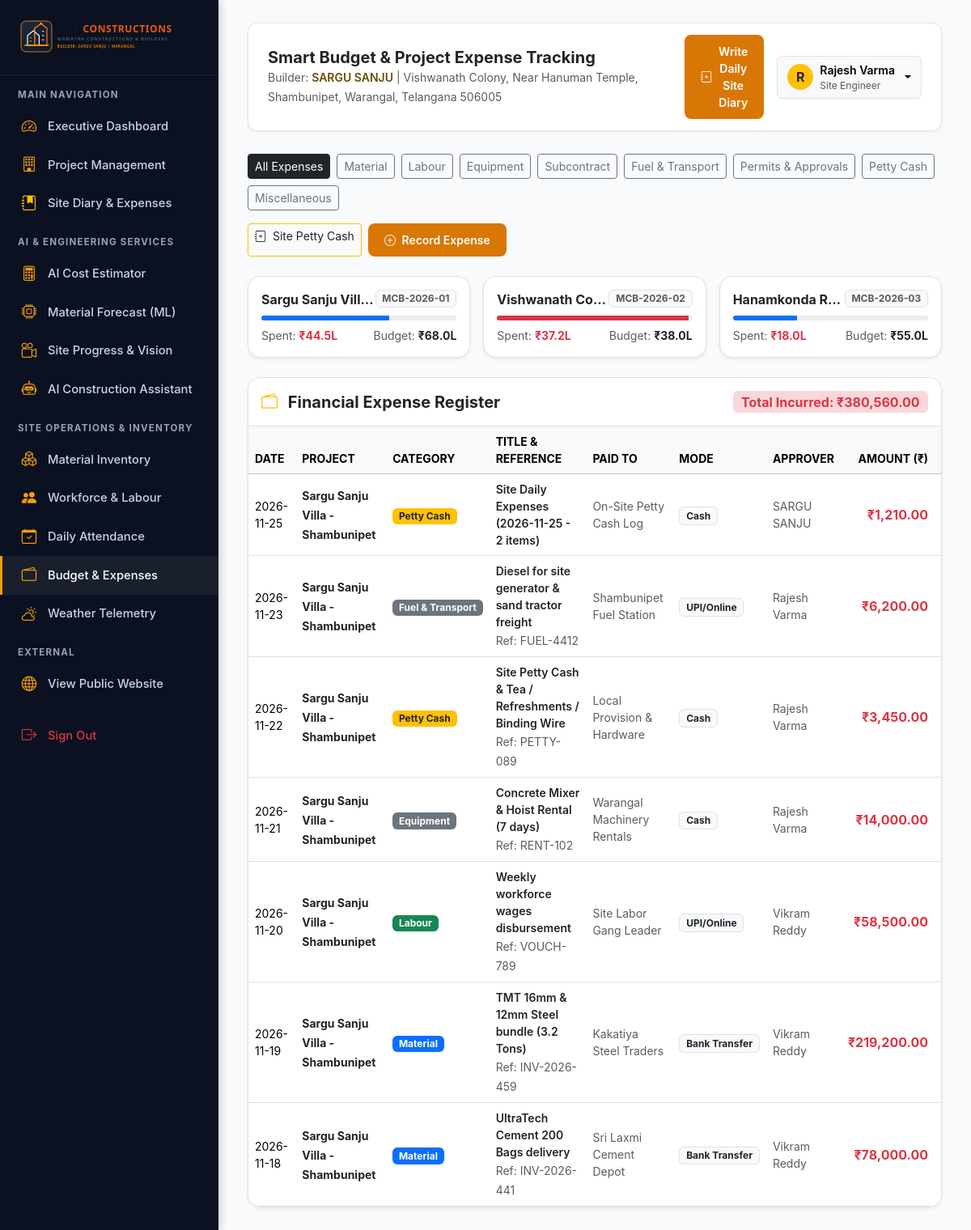
Page /expenses (signed in) on the committed database.
### tables this page shows
CREATE TABLE users (
        id INTEGER PRIMARY KEY AUTOINCREMENT,
        username TEXT UNIQUE NOT NULL,
        email TEXT UNIQUE NOT NULL,
        password_hash TEXT NOT NULL,
        full_name TEXT NOT NULL,
        role TEXT NOT NULL CHECK(role IN ('Administrator', 'Project Manager', 'Site Engineer', 'Inventory Manager')),
        phone TEXT,
        created_at TIMESTAMP DEFAULT CURRENT_TIMESTAMP
    );

CREATE TABLE projects (
        id INTEGER PRIMARY KEY AUTOINCREMENT,
        name TEXT NOT NULL,
        code TEXT UNIQUE NOT NULL,
        client_name TEXT NOT NULL,
        client_phone TEXT,
        location TEXT NOT NULL,
        building_type TEXT NOT NULL,
        plot_area REAL NOT NULL,
        built_up_area REAL NOT NULL,
        floors INTEGER NOT NULL DEFAULT 1,
        budget REAL NOT NULL,
        actual_cost REAL DEFAULT 0.0,
        start_date DATE NOT NULL,
        deadline DATE NOT NULL,
        status TEXT NOT NULL DEFAULT 'Planning' CHECK(status IN ('Planning', 'In Progress', 'Completed', 'Delayed', 'On Hold')),
        completion_percentage REAL DEFAULT 0.0,
        project_manager_id INTEGER,
        site_engineer_id INTEGER,
        description TEXT,
        created_at TIMESTAMP DEFAULT CURRENT_TIMESTAMP,
        FOREIGN KEY (project_manager_id) REFERENCES users(id) ON DELETE SET NULL,
        FOREIGN KEY (site_engineer_id) REFERENCES users(id) ON DELETE SET NULL
    );

CREATE TABLE expenses (
        id INTEGER PRIMARY KEY AUTOINCREMENT,
        project_id INTEGER NOT NULL,
        expense_category TEXT NOT NULL CHECK(expense_category IN ('Material', 'Labour', 'Equipment', 'Subcontract', 'Fuel & Transport', 'Permits & Approvals', 'Petty Cash', 'Miscellaneous')),
        title TEXT NOT NULL,
        amount REAL NOT NULL,
        payment_mode TEXT NOT NULL DEFAULT 'Cash' CHECK(payment_mode IN ('Cash', 'UPI/Online', 'Bank Transfer', 'Cheque')),
        paid_to TEXT,
        receipt_number TEXT,
        receipt_image TEXT,
        expense_date DATE NOT NULL,
        approved_by_id INTEGER,
        notes TEXT,
        created_at TIMESTAMP DEFAULT CURRENT_TIMESTAMP,
        FOREIGN KEY (project_id) REFERENCES projects(id) ON DELETE CASCADE,
        FOREIGN KEY (approved_by_id) REFERENCES users(id) ON DELETE SET NULL
    );

### routes/expenses.py (the view)
@expenses_bp.route('/expenses')
@login_required
def index():
    project_id = request.args.get('project_id')
    category_filter = request.args.get('category')
    conn = get_db_connection()
    query = """
        SELECT e.*, p.name as project_name, p.code as project_code, u.full_name as approved_by_name
        FROM expenses e
        JOIN projects p ON e.project_id = p.id
        LEFT JOIN users u ON e.approved_by_id = u.id
        WHERE 1=1
    """
    params = []
    if project_id:
        query += " AND e.project_id = ?"
        params.append(project_id)
    if category_filter:
        query += " AND e.expense_category = ?"
        params.append(category_filter)
    query += " ORDER BY e.expense_date DESC, e.id DESC"
    expenses = conn.execute(query, params).fetchall()
    projects = conn.execute("SELECT id, name, code, budget, actual_cost FROM projects").fetchall()
    categories = ['Material', 'Labour', 'Equipment', 'Subcontract', 'Fuel & Transport', 'Permits & Approvals', 'Petty Cash', 'Miscellaneous']
    total_spent = sum(float(e['amount']) for e in expenses)
    conn.close()
    return render_template(
        'expenses.html',
        expenses=expenses,
        projects=projects,
        categories=categories,
        selected_project=int(project_id) if project_id else None,
        selected_category=category_filter,
        total_spent=round(total_spent, 2),
        today=date.today().strftime('%Y-%m-%d')
    )

### app.py (called while the page is built)
@app.context_processor
def inject_global_data():
    return {
        "company_name": "MAMATHA CONSTRUCTIONS & BUILDERS",
        "company_short": "MCB CONSTRUCTIONS",
        "primary_builder": "SARGU SANJU",
        "office_address": "Vishwanath Colony, Near Hanuman Temple, Shambunipet, Warangal, Telangana 506005",
        "primary_phone": "7386181866",
        "current_user": session,
        "current_year": 2026,
        "current_lang": session.get('lang', 'en')
    }

### database/db.py (called while the page is built)
def get_db_connection():
    conn = sqlite3.connect(DB_PATH)
    conn.row_factory = sqlite3.Row
    conn.execute("PRAGMA foreign_keys = ON;")
    return conn

### routes/auth.py (called while the page is built)
def login_required(f):
    @wraps(f)
    def decorated_function(*args, **kwargs):
        if 'user_id' not in session:
            flash('Please log in to access this page.', 'warning')
            return redirect(url_for('auth.login', next=request.url))
        return f(*args, **kwargs)
    return decorated_function

### templates/expenses.html (shortened to what this page needs)
{% extends "base.html" %}
{% block page_title %}Smart Budget &amp; Project Expense Tracking{% endblock %}
{% block content %}
<div class="d-flex flex-wrap justify-content-between align-items-center mb-4 gap-3">
  <div class="d-flex gap-2 flex-wrap">
    <a href="{{ url_for('expenses.index') }}" class="btn btn-sm {% if not selected_category and not selected_project %}btn-dark{% else %}btn-outline-dark{% endif %}">
      All Expenses
    </a>
    {% for cat in categories %}
    <a href="{{ url_for('expenses.index', category=cat) }}" class="btn btn-sm {% if selected_category == cat %}btn-primary{% else %}btn-outline-secondary{% endif %}">
      {{ cat }}
    </a>
    {% endfor %}
  </div>
  <div class="d-flex gap-2">
    <a href="{{ url_for('site_diary.create_entry') }}" class="btn btn-outline-warning text-dark btn-sm">
      <i class="bi bi-journal-plus me-1"></i> Site Petty Cash
    </a>
    <button class="btn btn-mcb-primary btn-sm" data-bs-toggle="modal" data-bs-target="#addExpenseModal">
      <i class="bi bi-plus-circle me-1"></i> Record Expense
    </button>
  </div>
</div>
<div class="row g-3 mb-4">
  {% for p in projects[:3] %}
  <div class="col-md-4">
    <div class="card border rounded-4 shadow-sm bg-white p-3">
      <div class="d-flex justify-content-between align-items-start mb-2">
        <span class="fw-bold text-dark text-truncate" style="max-width: 180px;">{{ p.name }}</span>
        <span class="badge bg-light text-muted border">{{ p.code }}</span>
      </div>
      <div class="progress mb-2" style="height: 6px;">
        {% set pct = (p.actual_cost / p.budget * 100) if p.budget else 0 %}
        <div class="progress-bar {% if pct > 90 %}bg-danger{% elif pct > 75 %}bg-warning{% else %}bg-primary{% endif %}" style="width: {{ pct }}%;"></div>
      </div>
      <div class="d-flex justify-content-between small">
        <span class="text-muted">Spent: <strong class="text-danger">₹{{ "{:,.1f}".format(p.actual_cost / 100000.0) }}L</strong></span>
        <span class="text-muted">Budget: <strong class="text-dark">₹{{ "{:,.1f}".format(p.budget / 100000.0) }}L</strong></span>
      </div>
    </div>
  </div>
  {% endfor %}
</div>
<div class="card border rounded-4 shadow-sm bg-white overflow-hidden">
  <div class="card-header bg-white border-bottom p-3 d-flex justify-content-between align-items-center">
    <h5 class="fw-bold text-dark mb-0"><i class="bi bi-wallet2 text-warning me-2"></i> Financial Expense Register</h5>
    <span class="badge bg-danger-subtle text-danger fs-6 fw-bold">Total Incurred: ₹{{ "{:,.2f}".format(total_spent) }}</span>
  </div>
  <div class="table-responsive">
    <table class="table table-hover align-middle mb-0">
      <thead class="table-light small text-muted text-uppercase">
        <tr>
          <th>Date</th>
          <th>Project</th>
          <th>Category</th>
          <th>Title &amp; Reference</th>
          <th>Paid To</th>
          <th>Mode</th>
          <th>Approver</th>
          <th class="text-end pe-3">Amount (₹)</th>
        </tr>
      </thead>
      <tbody>
        {% for exp in expenses %}
        <tr>
          <td class="small">{{ exp.expense_date }}</td>
          <td><span class="fw-bold small text-dark">{{ exp.project_name }}</span></td>
          <td>
            <span class="badge {% if exp.expense_category == 'Material' %}bg-primary{% elif exp.expense_category == 'Labour' %}bg-success{% elif exp.expense_category == 'Petty Cash' %}bg-warning text-dark{% else %}bg-secondary{% endif %}">
              {{ exp.expense_category }}
            </span>
          </td>
          <td>
            <div class="small fw-semibold text-dark">{{ exp.title }}</div>
            {% if exp.receipt_number %}
              <small class="text-muted">Ref: {{ exp.receipt_number }}</small>
            {% endif %}
          </td>
          <td class="small text-muted">{{ exp.paid_to or 'Direct' }}</td>
          <td><span class="badge bg-light text-dark border">{{ exp.payment_mode }}</span></td>
          <td class="small text-muted">{{ exp.approved_by_name or 'Site Supervisor' }}</td>
          <td class="text-end pe-3 fw-bold text-danger">₹{{ "{:,.2f}".format(exp.amount) }}</td>
        </tr>
        {% else %}
        <tr><td colspan="8" class="text-center p-4 text-muted small">No expenses logged matching this filter.</td></tr>
        {% endfor %}
      </tbody>
    </table>
  </div>
</div>
{% endblock %}

### templates/base.html (shortened to what this page needs)
<!DOCTYPE html>
<html lang="en">
<head>
  <link href="https://cdn.jsdelivr.net/npm/bootstrap@5.3.3/dist/css/bootstrap.min.css" rel="stylesheet">
  <link rel="stylesheet" href="https://cdn.jsdelivr.net/npm/bootstrap-icons@1.11.3/font/bootstrap-icons.min.css">
  <link rel="stylesheet" href="{{ url_for('static', filename='css/style.css') }}">
</head>
<body>
  <aside class="mcb-sidebar">
    <div class="mcb-sidebar-brand">
      <img src="{{ url_for('static', filename='images/mcb_logo.svg') }}" alt="MCB Logo">
    </div>
    <div class="mcb-nav-heading">Main Navigation</div>
    <a href="{{ url_for('dashboard.index') }}" class="mcb-nav-link {% if request.endpoint == 'dashboard.index' %}active{% endif %}">
      <i class="bi bi-speedometer2"></i> Executive Dashboard
    </a>
    <a href="{{ url_for('projects.list_projects') }}" class="mcb-nav-link {% if 'projects' in request.endpoint %}active{% endif %}">
      <i class="bi bi-building"></i> Project Management
    </a>
    <a href="{{ url_for('site_diary.index') }}" class="mcb-nav-link {% if 'site_diary' in request.endpoint %}active{% endif %}">
      <i class="bi bi-journal-bookmark-fill text-warning"></i> Site Diary & Expenses
    </a>
    <div class="mcb-nav-heading">AI & Engineering Services</div>
    <a href="{{ url_for('estimation.index') }}" class="mcb-nav-link {% if 'estimation' in request.endpoint %}active{% endif %}">
      <i class="bi bi-calculator"></i> AI Cost Estimator
    </a>
    <a href="{{ url_for('materials.prediction') }}" class="mcb-nav-link {% if request.endpoint == 'materials.prediction' %}active{% endif %}">
      <i class="bi bi-cpu"></i> Material Forecast (ML)
    </a>
    <a href="{{ url_for('progress.index') }}" class="mcb-nav-link {% if 'progress' in request.endpoint %}active{% endif %}">
      <i class="bi bi-camera-reels"></i> Site Progress & Vision
    </a>
    <a href="{{ url_for('chatbot.index') }}" class="mcb-nav-link {% if 'chatbot' in request.endpoint %}active{% endif %}">
      <i class="bi bi-robot"></i> AI Construction Assistant
    </a>
    <div class="mcb-nav-heading">Site Operations & Inventory</div>
    <a href="{{ url_for('materials.inventory') }}" class="mcb-nav-link {% if request.endpoint == 'materials.inventory' %}active{% endif %}">
      <i class="bi bi-boxes"></i> Material Inventory
    </a>
    <a href="{{ url_for('workforce.index') }}" class="mcb-nav-link {% if request.endpoint == 'workforce.index' %}active{% endif %}">
      <i class="bi bi-people-fill"></i> Workforce & Labour
    </a>
    <a href="{{ url_for('workforce.attendance') }}" class="mcb-nav-link {% if request.endpoint == 'workforce.attendance' %}active{% endif %}">
      <i class="bi bi-calendar-check"></i> Daily Attendance
    </a>
    <a href="{{ url_for('expenses.index') }}" class="mcb-nav-link {% if 'expenses' in request.endpoint %}active{% endif %}">
      <i class="bi bi-wallet2"></i> Budget & Expenses
    </a>
    <a href="{{ url_for('weather.index') }}" class="mcb-nav-link {% if 'weather' in request.endpoint %}active{% endif %}">
      <i class="bi bi-cloud-sun"></i> Weather Telemetry
    </a>
    <div class="mcb-nav-heading">External</div>
    <a href="{{ url_for('public.index') }}" class="mcb-nav-link" target="_blank">
      <i class="bi bi-globe"></i> View Public Website
    </a>
    <a href="{{ url_for('auth.logout') }}" class="mcb-nav-link text-danger mt-3">
      <i class="bi bi-box-arrow-right text-danger"></i> Sign Out
    </a>
  </aside>
  <main class="mcb-main-content">
    <header class="mcb-topbar">
      <div class="d-flex align-items-center gap-3">
        <div>
          <h5 class="mb-0 fw-bold text-dark">{% block page_title %}Dashboard{% endblock %}</h5>
          <small class="text-muted">Builder: <span class="fw-semibold text-warning-emphasis">{{ primary_builder }}</span> | {{ office_address }}</small>
        </div>
      </div>
      <div class="d-flex align-items-center gap-3">
        <a href="{{ url_for('site_diary.create_entry') }}" class="btn btn-mcb-primary btn-sm d-flex align-items-center gap-2">
          <i class="bi bi-journal-plus"></i> Write Daily Site Diary
        </a>
        <div class="dropdown">
          <button class="btn btn-light dropdown-toggle d-flex align-items-center gap-2 border" type="button" data-bs-toggle="dropdown">
            <div class="rounded-circle bg-warning text-dark fw-bold d-flex align-items-center justify-content-center" style="width:32px; height:32px;">
              {{ current_user.full_name[0] if current_user.full_name else 'U' }}
            </div>
            <div class="text-start d-none d-sm-block">
              <span class="d-block fw-semibold small">{{ current_user.full_name }}</span>
              <span class="d-block text-muted" style="font-size:0.75rem;">{{ current_user.role }}</span>
            </div>
          </button>
        </div>
      </div>
    </header>
    {% block content %}{% endblock %}
  </main>
</body>
</html>

### static/css/style.css (style rules this page uses)
:root { --mcb-navy-900: #0b1120; --mcb-navy-800: #0f172a; --mcb-navy-700: #1e293b; --mcb-navy-600: #334155; --mcb-orange-500: #f59e0b; --mcb-orange-600: #d97706; --mcb-orange-700: #b45309; --mcb-amber-light: #fef3c7; --mcb-surface: #ffffff; --mcb-bg: #f8fafc; --mcb-border: #e2e8f0; --mcb-text-dark: #0f172a; --mcb-text-muted: #64748b; --mcb-success: #10b981; --mcb-danger: #ef4444; --mcb-info: #0284c7; --mcb-radius: 12px; --mcb-shadow-sm: 0 1px 3px rgba(0,0,0,0.08); --mcb-shadow-md: 0 4px 12px rgba(15,23,42,0.08); --mcb-shadow-lg: 0 10px 25px rgba(15,23,42,0.12); --mcb-font-sans: 'Inter', -apple-system, BlinkMacSystemFont, 'Segoe UI', Roboto, sans-serif; --mcb-font-serif: 'Cambria Math', 'Georgia', serif; }
body { font-family: var(--mcb-font-sans); background-color: var(--mcb-bg); color: var(--mcb-text-dark); margin: 0; padding: 0; min-height: 100vh; }
.mcb-sidebar { width: 270px; background-color: var(--mcb-navy-900); color: #f8fafc; min-height: 100vh; position: fixed; left: 0; top: 0; bottom: 0; z-index: 1000; overflow-y: auto; box-shadow: 2px 0 10px rgba(0,0,0,0.2); transition: all 0.3s ease; }
.mcb-sidebar-brand { padding: 22px 20px; border-bottom: 1px solid rgba(255,255,255,0.08); display: flex; align-items: center; gap: 12px; }
.mcb-sidebar-brand img { height: 48px; width: auto; }
.mcb-nav-heading { font-size: 0.72rem; font-weight: 700; text-transform: uppercase; letter-spacing: 1.2px; color: #94a3b8; padding: 16px 22px 6px; }
.mcb-nav-link { display: flex; align-items: center; gap: 12px; padding: 10px 22px; color: #cbd5e1; text-decoration: none; font-size: 0.92rem; font-weight: 500; border-left: 3px solid transparent; transition: all 0.2s; }
.mcb-nav-link:hover, .mcb-nav-link.active { color: #ffffff; background-color: rgba(255,255,255,0.06); border-left-color: var(--mcb-orange-500); }
.mcb-nav-link i { font-size: 1.15rem; width: 22px; text-align: center; color: var(--mcb-orange-500); }
.mcb-main-content { margin-left: 270px; padding: 28px 36px; min-height: 100vh; }
.mcb-topbar { background: #ffffff; border-radius: var(--mcb-radius); padding: 14px 24px; display: flex; align-items: center; justify-content: space-between; margin-bottom: 28px; box-shadow: var(--mcb-shadow-sm); border: 1px solid var(--mcb-border); }
.btn-mcb-primary { background-color: var(--mcb-orange-600); color: #ffffff; font-weight: 600; border: none; border-radius: 8px; padding: 10px 20px; transition: all 0.2s; }

### rows in the picture
users: full_name "Rajesh Varma", role "Site Engineer"
projects: name "Sargu Sanju Vill…", code "MCB-2026-01", {{ pct }} 65.4589705882353 (drawn), p.actual_cost/100000.0 "44.5", p.budget/100000.0 "68.0"
projects: name "Vishwanath Co…", code "MCB-2026-02", {{ pct }} 97.89473684210527 (drawn), p.actual_cost/100000.0 "37.2", p.budget/100000.0 "38.0"
projects: name "Hanamkonda R…", code "MCB-2026-03", {{ pct }} 32.72727272727273 (drawn), p.actual_cost/100000.0 "18.0", p.budget/100000.0 "55.0"
expenses: expense_date "2026-11-25", project_name "Sargu Sanju Villa - Shambunipet", expense_category "Petty Cash", title "Site Daily Expenses (2026-11-25 - 2 items)", paid_to "On-Site Petty Cash Log", payment_mode "Cash", full_name "SARGU SANJU", amount "1,210.00"
expenses: expense_date "2026-11-23", project_name "Sargu Sanju Villa - Shambunipet", expense_category "Fuel & Transport", title "Diesel for site generator & sand tractor freight", receipt_number "FUEL-4412", paid_to "Shambunipet Fuel Station", payment_mode "UPI/Online", full_name "Rajesh Varma", amount "6,200.00"
expenses: expense_date "2026-11-22", project_name "Sargu Sanju Villa - Shambunipet", expense_category "Petty Cash", title "Site Petty Cash & Tea / Refreshments / Binding Wire", receipt_number "PETTY-089", paid_to "Local Provision & Hardware", payment_mode "Cash", full_name "Rajesh Varma", amount "3,450.00"
expenses: expense_date "2026-11-21", project_name "Sargu Sanju Villa - Shambunipet", expense_category "Equipment", title "Concrete Mixer & Hoist Rental (7 days)", receipt_number "RENT-102", paid_to "Warangal Machinery Rentals", payment_mode "Cash", full_name "Rajesh Varma", amount "14,000.00"
expenses: expense_date "2026-11-20", project_name "Sargu Sanju Villa - Shambunipet", expense_category "Labour", title "Weekly workforce wages disbursement", receipt_number "VOUCH-789", paid_to "Site Labor Gang Leader", payment_mode "UPI/Online", full_name "Vikram Reddy", amount "58,500.00"
expenses: expense_date "2026-11-19", project_name "Sargu Sanju Villa - Shambunipet", expense_category "Material", title "TMT 16mm & 12mm Steel bundle (3.2 Tons)", receipt_number "INV-2026-459", paid_to "Kakatiya Steel Traders", payment_mode "Bank Transfer", full_name "Vikram Reddy", amount "219,200.00"
expenses: expense_date "2026-11-18", project_name "Sargu Sanju Villa - Shambunipet", expense_category "Material", title "UltraTech Cement 200 Bags delivery", receipt_number "INV-2026-441", paid_to "Sri Laxmi Cement Depot", payment_mode "Bank Transfer", full_name "Vikram Reddy", amount "78,000.00"

### other values in the picture
{{ primary_builder }} "SARGU SANJU"
{{ office_address }} "Vishwanath Colony, Near Hanuman Temple, Shambunipet, Warangal, Telangana 506005"
{{ current_user.full_name[0] if current_user.full_name else 'U' }} "R"
{{ cat }} "Material" "Labour" "Equipment" "Subcontract" "Fuel & Transport" "Permits & Approvals" "Petty Cash" "Miscellaneous"
{{ "{:,.2f}".format(total_spent) }} "380,560.00"
